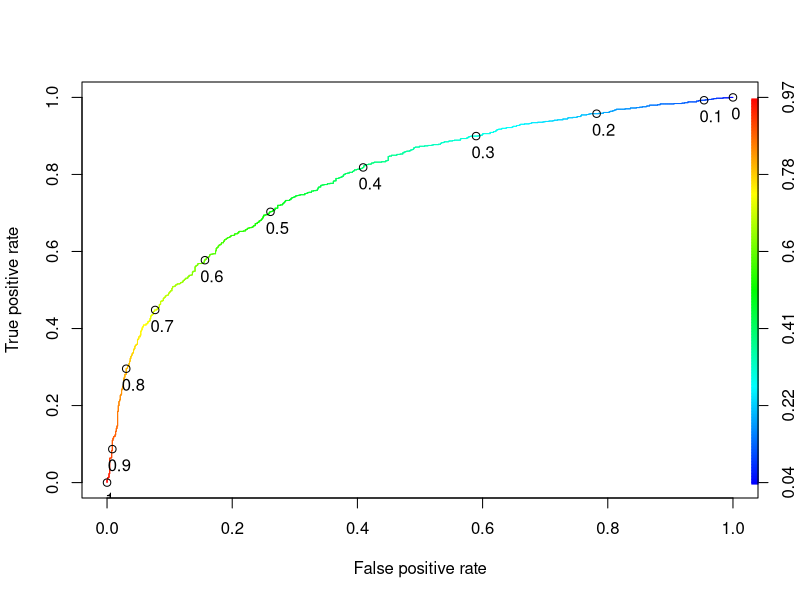

Generate this figure with R:
data2014 = read.csv("Datasets/2014_final.csv")
data2015 = read.csv("Datasets/2015_final.csv")
dataTotal= rbind(data2014,data2015)


dataFinal = subset(dataTotal, podloga == "Hard")


dataFinal = dataFinal[!grepl("0-6", dataFinal$rezultat),]
dataFinal = dataFinal[!grepl("6-0", dataFinal$rezultat),]

pom = dataFinal$sacuvanih_brejk_lopti
dataFinal["sacuvanih_brejk_lopti_modified"] <- pom


#Modifikovan parametar sacuvanih_brejk_lopti 
#da bi to onda imalo smisla..


dataFinal$sacuvanih_brejk_lopti_modified[dataFinal$sacuvanih_brejk_lopti_modified==0] <- 1


library(caTools)

#Pomocu RNG generisemo seed
set.seed(10000)

#splitujemo dataset na 65:35
split = sample.split(dataFinal$pobedio, SplitRatio = 0.65)

train = subset(dataFinal, split == TRUE)

test = subset(dataFinal, split == FALSE)

#sve numericke nezavisne promenljive
nezavisne = c("broj_asova","duple_servis_greske","broj_servis_poena",
	"ubacenih_prvih_servisa","osvojenih_prvih_servisa","osvojenih_drugih_servisa",
		"broj_servis_gemova","sacuvanih_brejk_lopti","suocenih_brejk_lopti",
			"pobedio","sacuvanih_brejk_lopti_modified")
test.set=dataFinal[nezavisne]
cor(test.set)

#nezavisne numericke promenljive koje smo uvrstili u model
nezavisne1 = c("broj_asova","duple_servis_greske","osvojenih_prvih_servisa",
			"osvojenih_drugih_servisa","pobedio","sacuvanih_brejk_lopti_modified")
test.set1=dataFinal[nezavisne1]
cor(test.set1)

#pravimo model
LogistickiModel = glm(pobedio ~ osvojenih_prvih_servisa
	+ osvojenih_drugih_servisa + sacuvanih_br_lopti_modified + 
		broj_asova + duple_servis_greske , data = dataFinal, family=binomial)
summary(LogistickiModel)

#testiramo model na novim podacima
Predvidjanje = predict(LogistickiModel, type = "response", newdata = test)
tabela = table(test$pobedio, Predvidjanje > 0.56)
tabela

#izracunavamo parametre modela
sensitivity = tabela[2,"TRUE"]/(tabela[2,"FALSE"]+tabela[2,"TRUE"])
sensitivity

specificity = tabela[1,"FALSE"]/(tabela[1,"FALSE"]+tabela[1,"TRUE"])
specificity

br.el = tabela[1,"FALSE"]+tabela[2,"FALSE"]+tabela[1,"TRUE"]+tabela[2,"TRUE"]
ukupna_greska = (tabela[2,"FALSE"] + tabela[1,"TRUE"] )/br.el
ukupna_greska


library(ROCR)
ROCRpred = prediction(Predvidjanje ,test$pobedio)

ROCRperf = performance(ROCRpred, "tpr","fpr")

plot(ROCRperf, colorize = TRUE, print.cutoffs.at=seq(0,1,0.1), text.adj=c(0.2,1.7))

as.numeric(performance(ROCRpred, "auc")@y.values)
